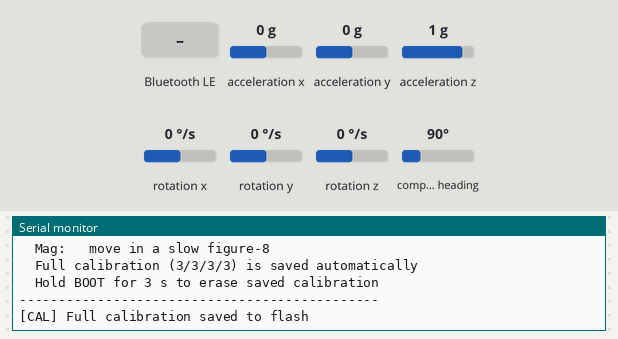
The sketch below on a simulated ESP32. Parts: the last lines printed to the serial monitor. The inputs (shaded band) are chosen by the test bench; at power-on: acceleration x 0 g, acceleration y 0 g, acceleration z 1 g, rotation x 0 °/s, rotation y 0 °/s, rotation z 0 °/s, compass heading 90°. EEPROM starts erased; nothing arrives over Bluetooth unless stated; a phone connects over Bluetooth LE 3 s after start.

Above: at 1.7 s.
1.8 s: Bluetooth LE write "Headband-02" received
At 1.97 s:
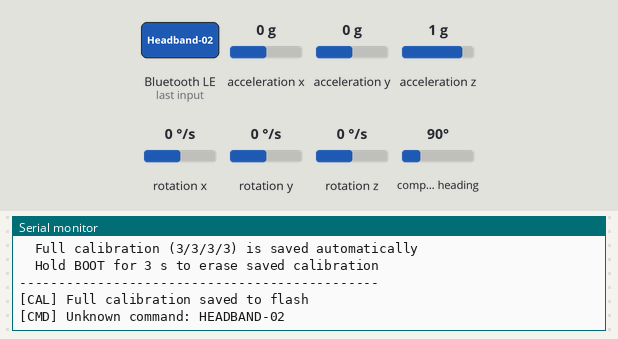
3.5 s: Bluetooth LE write "RECAL" received
At 4.7 s:
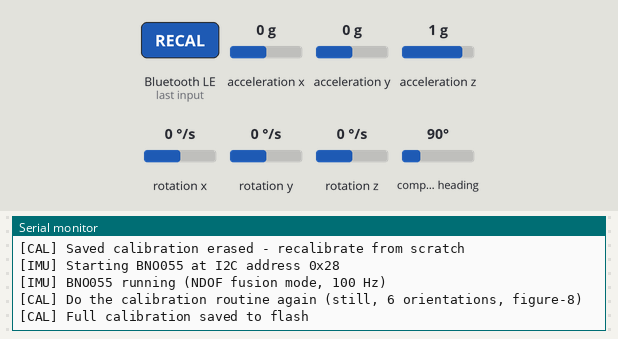
5.0 s: Bluetooth LE write "1" received
At 5.7 s:
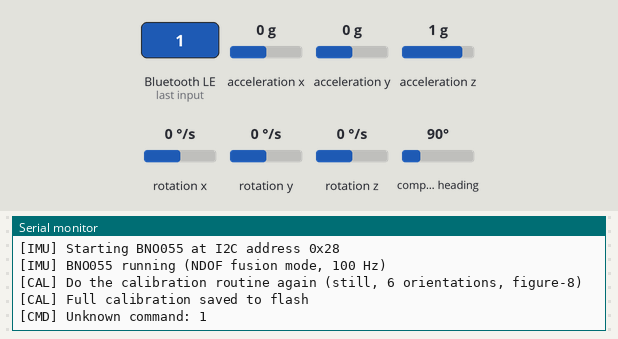

Measured:
- after the input at 1.8 s, the serial monitor: prints a new line at once (image 1)
- after the input at 3.5 s, the serial monitor: prints a new line at once (image 2)
- after the input at 5.0 s, the serial monitor: prints a new line at once (image 3)

The sketch:

HeadImpactMonitor.ino
```cpp
// =============================================================================
// HeadImpactMonitor.ino
// ESP32-SOLO-1 + BNO055 IMU - Head Orientation & Impact Data Streamer
//
// ARDUINO IDE SETUP (do this before uploading):
//   Board:            ESP32-SOLO-1  (NOT "ESP32 Dev Module": that build is
//                     dual-core and the single-core SOLO-1 crashes in a reboot
//                     loop with "app is built with multi-core support")
//   Upload Speed:     921600
//   Flash Frequency:  80MHz
//   Flash Mode:       DIO
//   Flash Size:       4MB (32Mb)
//   Partition Scheme: Default 4MB with spiffs
//   Port:             whichever COM port your ESP32 appears on
//
// REQUIRED LIBRARIES (install via Sketch > Include Library > Manage Libraries):
//   1. Adafruit BNO055          - search "Adafruit BNO055"
//   2. Adafruit Unified Sensor  - search "Adafruit Unified Sensor"
//   3. ESP32 BLE Arduino and Preferences come with the ESP32 board package
//
// WIRING (breadboard):
//   BNO055 VIN  ->  ESP32 3V3       (power - must be 3.3V not 5V)
//   BNO055 GND  ->  ESP32 GND       (ground)
//   BNO055 SDA  ->  ESP32 GPIO 21   (I2C data)
//   BNO055 SCL  ->  ESP32 GPIO 22   (I2C clock)
//   BNO055 ADR  ->  ESP32 GND       (sets I2C address to 0x28)
//   BNO055 INT, RST, PS0, PS1 -> not connected
//
// HOW TO UPLOAD:
//   1. Connect ESP32 to PC via USB (data cable, not charge-only)
//   2. Select the COM port that appears in Tools > Port
//   3. Click Upload. If it does not connect, hold BOOT and release it once
//      "Connecting..." appears in the console
//   4. Press EN (reset) and open Serial Monitor at 115200 baud
//
// CALIBRATION:
//   Serial Monitor shows Sys/Gyro/Accel/Mag calibration, each 0 (none) to 3 (full).
//   - Gyroscope:     hold the headband completely still for ~2 seconds
//   - Accelerometer: hold it in 6 different orientations, a moment each
//   - Magnetometer:  move it slowly in a figure-8
//   Once all four reach 3, the offsets are SAVED to the ESP32's flash and
//   restored on every power-up, so later sessions only need a short figure-8
//   for the magnetometer. To erase the saved calibration, hold the BOOT
//   button for 3 seconds while the sketch is running.
//
// PLAYER ID:
//   Set PLAYER_ID below before flashing each headband. The Python receiver
//   reads it on connect and writes it into every CSV row.
//
// BLE CHARACTERISTICS:
//   CHAR_UUID_IMU    NOTIFY  47-byte IMU packet at 100 Hz (format below)
//   CHAR_UUID_PLAYER READ    PLAYER_ID text
//   CHAR_UUID_CMD    WRITE   Text commands from Python:
//                              "RECAL" -> erase saved calibration and restart
//                                         the BNO055 so it recalibrates
//
// BLE DATA FORMAT (47 bytes per notification, little-endian):
//   bytes  0-15 : qw, qx, qy, qz            (float32 x4) orientation quaternion
//   bytes 16-27 : linAccX, linAccY, linAccZ (float32 x3) m/s^2, gravity removed
//   bytes 28-39 : gyroX, gyroY, gyroZ       (float32 x3) deg/s
//   bytes 40-43 : timestamp                 (uint32)  ms since boot
//   bytes 44-45 : sequence                  (uint16)  counts up by 1 per packet
//   byte  46    : calibration               (uint8)   sys<<6 | gyro<<4 | accel<<2 | mag
//   Python unpacks this with struct.unpack("<10fIHB", data)
//   All vectors are in the sensor's own axes; the Python receiver rotates them
//   into head axes after the "tare" (zeroing) step.
//
// KNOWN LIMIT:
//   In NDOF fusion mode the BNO055 accelerometer is fixed at +/-4 g, so impacts
//   stronger than ~4 g are clipped. A high-g accelerometer (e.g. ADXL375) on
//   the same I2C bus is needed to measure real impact peaks.
// =============================================================================

#include <Wire.h>
#include <Preferences.h>
#include <Adafruit_Sensor.h>
#include <Adafruit_BNO055.h>
#include <utility/imumaths.h>
#include <BLEDevice.h>
#include <BLEServer.h>
#include <BLEUtils.h>
#include <BLE2902.h>

// =============================================================================
// CONFIGURATION
// =============================================================================

// BNO055 I2C address: 0x28 with ADR tied to GND (our wiring), 0x29 with ADR high
#define BNO055_I2C_ADDR  0x28

// I2C clock: 400 kHz makes each sensor read about 4x faster than the default
// 100 kHz. If you see "BNO055 not detected" or garbage values, change to 100000.
#define I2C_CLOCK_HZ  400000

// Sampling interval: 10 ms = 100 Hz, the BNO055's maximum fusion output rate
#define SAMPLE_INTERVAL_MS  10

// How often the calibration status is re-read from the BNO055 (ms)
#define CAL_REFRESH_MS  250

// Player / headband identifier, readable by the Python receiver.
// Change it before flashing each headband (e.g. "Headband-02").
#define PLAYER_ID  "Headband-01"

// BLE device name and UUIDs - must match the Python receiver exactly
#define BLE_DEVICE_NAME   "HeadImpactMonitor"
#define SERVICE_UUID      "12345678-1234-1234-1234-123456789abc"
#define CHAR_UUID_IMU     "abcd1234-ab12-ab12-ab12-abcdef123456"
#define CHAR_UUID_PLAYER  "abcd1234-ab12-ab12-ab12-abcdef123457"
#define CHAR_UUID_CMD     "abcd1234-ab12-ab12-ab12-abcdef123458"

// Requested BLE packet size limit (MTU). The default allows only 20 bytes per
// notification; 185 leaves room for the 47-byte packet on any PC.
#define BLE_MTU  185

// Serial Monitor alert threshold in m/s^2 (debug only; Python does the real
// impact detection). 14.7 m/s^2 = 1.5 g of net acceleration.
#define IMPACT_ACCEL_THRESHOLD_MS2  14.7f

// BOOT button (GPIO 0): hold for this long while running to erase saved calibration
#define BOOT_BUTTON_PIN      0
#define CAL_ERASE_HOLD_MS    3000

// Preferences (flash storage) namespace and key for the calibration offsets
#define PREFS_NAMESPACE  "bno055"
#define PREFS_KEY        "offsets"


// =============================================================================
// IMU DATA PACKET STRUCTURE
// #pragma pack(push, 1) removes padding so the byte layout matches the
// Python format string "<10fIHB" exactly (47 bytes).
// =============================================================================
#pragma pack(push, 1)
struct IMUPacket {
    float    qw, qx, qy, qz;          // Quaternion (sensor orientation)
    float    linAccX, linAccY, linAccZ; // Linear acceleration in m/s^2 (gravity removed)
    float    gyroX, gyroY, gyroZ;     // Angular velocity in deg/s
    uint32_t timestamp;               // ms since power-on
    uint16_t sequence;                // Packet counter, lets Python detect dropped packets
    uint8_t  calibration;             // Packed calibration levels (see header)
};
#pragma pack(pop)

// Compile-time check that the packet is exactly 47 bytes
static_assert(sizeof(IMUPacket) == 47, "IMUPacket must be 47 bytes");


// =============================================================================
// GLOBAL OBJECTS AND STATE
// =============================================================================

Adafruit_BNO055 bno = Adafruit_BNO055(55, BNO055_I2C_ADDR);
Preferences     prefs;

BLEServer*         pServer            = nullptr;
BLECharacteristic* pIMUCharacteristic = nullptr;

bool deviceConnected    = false;   // true while the Python client is connected
bool oldDeviceConnected = false;   // previous state, used to detect changes

// Latest calibration levels (0-3 each)
uint8_t calSys = 0, calGyro = 0, calAccel = 0, calMag = 0;

bool     calibrationSavedThisBoot = false; // save offsets at most once per power-up
uint16_t packetSequence           = 0;     // increments with every BLE packet

// Set by the BLE command callback, handled in loop(). Sensor (I2C) work is
// kept out of the BLE callback because that runs inside the Bluetooth task.
volatile bool recalRequested = false;


// =============================================================================
// BLE SERVER CALLBACKS
// Called by the ESP32 BLE stack when the Python client connects or disconnects
// =============================================================================
class ServerCallbacks : public BLEServerCallbacks {
    void onConnect(BLEServer* server) override {
        deviceConnected = true;
        Serial.println("[BLE] Client connected - streaming started");
    }

    void onDisconnect(BLEServer* server) override {
        deviceConnected = false;
        Serial.println("[BLE] Client disconnected - restarting advertising");
    }
};

// Receives text commands written by the Python receiver
class CommandCallbacks : public BLECharacteristicCallbacks {
    void onWrite(BLECharacteristic* characteristic) override {
        // getValue() returns std::string on ESP32 core 2.x and String on 3.x;
        // c_str() works for both
        String command = String(characteristic->getValue().c_str());
        command.trim();
        command.toUpperCase();
        if (command == "RECAL") {
            recalRequested = true;   // handled in loop()
        } else {
            Serial.print("[CMD] Unknown command: ");
            Serial.println(command);
        }
    }
};


// =============================================================================
// CALIBRATION STORAGE
// =============================================================================

// Loads saved offsets from flash into the BNO055, if any were saved before.
// Must run after bno.begin(); the library switches to config mode internally.
void restoreCalibration() {
    prefs.begin(PREFS_NAMESPACE, true);  // true = read-only
    if (prefs.getBytesLength(PREFS_KEY) == sizeof(adafruit_bno055_offsets_t)) {
        adafruit_bno055_offsets_t offsets;
        prefs.getBytes(PREFS_KEY, &offsets, sizeof(offsets));
        bno.setSensorOffsets(offsets);
        Serial.println("[CAL] Saved calibration restored from flash");
        Serial.println("      Move the headband in a short figure-8 to settle the magnetometer");
    } else {
        Serial.println("[CAL] No saved calibration yet - do the full calibration routine");
    }
    prefs.end();
}

// Saves the current offsets to flash. getSensorOffsets() only succeeds when
// the sensor reports full calibration, so partial offsets are never stored.
void saveCalibration() {
    adafruit_bno055_offsets_t offsets;
    if (bno.getSensorOffsets(offsets)) {
        prefs.begin(PREFS_NAMESPACE, false);  // false = read/write
        prefs.putBytes(PREFS_KEY, &offsets, sizeof(offsets));
        prefs.end();
        calibrationSavedThisBoot = true;
        Serial.println("[CAL] Full calibration saved to flash");
    }
}

// Erases the saved offsets (triggered by holding the BOOT button)
void eraseCalibration() {
    prefs.begin(PREFS_NAMESPACE, false);
    prefs.remove(PREFS_KEY);
    prefs.end();
    calibrationSavedThisBoot = false;
    Serial.println("[CAL] Saved calibration erased - recalibrate from scratch");
}

// Starts (or restarts) the BNO055 in NDOF fusion mode.
// restoreSaved = true loads the calibration saved in flash.
bool startSensor(bool restoreSaved) {
    Serial.print("[IMU] Starting BNO055 at I2C address 0x");
    Serial.println(BNO055_I2C_ADDR, HEX);

    if (!bno.begin()) {   // begin() also starts the I2C bus and resets fusion
        Serial.println("[ERROR] BNO055 not detected. Check wiring:");
        Serial.println("        VIN -> 3V3, GND -> GND");
        Serial.println("        SDA -> GPIO 21, SCL -> GPIO 22");
        Serial.println("        ADR -> GND (for address 0x28)");
        return false;
    }
    Wire.setClock(I2C_CLOCK_HZ);  // Faster reads once the sensor is found
    Serial.println("[IMU] BNO055 running (NDOF fusion mode, 100 Hz)");

    // Restore saved calibration before switching on the external crystal
    if (restoreSaved) {
        restoreCalibration();
    }
    bno.setExtCrystalUse(true);  // More accurate timing for the fusion algorithm
    return true;
}

// Handles the "RECAL" command: forget saved calibration and restart the sensor
// so all calibration levels start again from 0
void recalibrateSensor() {
    Serial.println("[CMD] RECAL received - restarting the BNO055");
    eraseCalibration();
    if (!startSensor(false)) {
        Serial.println("[ERROR] BNO055 did not restart - check wiring, then press EN");
    }
    calSys = calGyro = calAccel = calMag = 0;
    Serial.println("[CAL] Do the calibration routine again (still, 6 orientations, figure-8)");
}

// Reads the four calibration levels from the BNO055
void refreshCalibration() {
    bno.getCalibration(&calSys, &calGyro, &calAccel, &calMag);
}

// Packs the four 0-3 levels into one byte: sys<<6 | gyro<<4 | accel<<2 | mag
uint8_t packedCalibration() {
    return (uint8_t)(((calSys & 0x3) << 6) | ((calGyro & 0x3) << 4) |
                     ((calAccel & 0x3) << 2) | (calMag & 0x3));
}


// =============================================================================
// SETUP - Runs once on power-on or after pressing EN
// =============================================================================
void setup() {
    Serial.begin(115200);
    delay(500);
    Serial.println();
    Serial.println("==============================================");
    Serial.println("  HeadImpactMonitor - ESP32-SOLO-1 + BNO055");
    Serial.println("==============================================");

    pinMode(BOOT_BUTTON_PIN, INPUT_PULLUP);  // BOOT button reads LOW when pressed

    // --- BNO055 over I2C (GPIO 21 = SDA, GPIO 22 = SCL) ---
    if (!startSensor(true)) {
        Serial.println("  Halting. Fix wiring and press EN to retry.");
        while (true) {
            delay(1000);
        }
    }

    // --- BLE ---
    BLEDevice::init(BLE_DEVICE_NAME);
    BLEDevice::setMTU(BLE_MTU);  // Allow packets larger than the 20-byte default

    pServer = BLEDevice::createServer();
    pServer->setCallbacks(new ServerCallbacks());

    BLEService* pService = pServer->createService(SERVICE_UUID);

    // NOTIFY: the ESP32 pushes each packet without the PC having to ask
    pIMUCharacteristic = pService->createCharacteristic(
        CHAR_UUID_IMU,
        BLECharacteristic::PROPERTY_NOTIFY
    );
    pIMUCharacteristic->addDescriptor(new BLE2902());  // Lets the client subscribe

    // READ: headband identifier for the Python receiver
    BLECharacteristic* pPlayerCharacteristic = pService->createCharacteristic(
        CHAR_UUID_PLAYER,
        BLECharacteristic::PROPERTY_READ
    );
    pPlayerCharacteristic->setValue((uint8_t*)PLAYER_ID, strlen(PLAYER_ID));

    // WRITE: text commands from the Python receiver (e.g. "RECAL")
    BLECharacteristic* pCommandCharacteristic = pService->createCharacteristic(
        CHAR_UUID_CMD,
        BLECharacteristic::PROPERTY_WRITE
    );
    pCommandCharacteristic->setCallbacks(new CommandCallbacks());

    pService->start();

    BLEAdvertising* pAdvertising = BLEDevice::getAdvertising();
    pAdvertising->addServiceUUID(SERVICE_UUID);
    pAdvertising->setScanResponse(true);
    BLEDevice::startAdvertising();

    Serial.print("[BLE] Advertising as ");
    Serial.print(BLE_DEVICE_NAME);
    Serial.print("  (player ID: ");
    Serial.print(PLAYER_ID);
    Serial.println(")");
    Serial.println();
    Serial.println("----------------------------------------------");
    Serial.println("  CALIBRATION");
    Serial.println("  Gyro:  hold completely still for 2 seconds");
    Serial.println("  Accel: hold in 6 different orientations");
    Serial.println("  Mag:   move in a slow figure-8");
    Serial.println("  Full calibration (3/3/3/3) is saved automatically");
    Serial.println("  Hold BOOT for 3 s to erase saved calibration");
    Serial.println("----------------------------------------------");
    Serial.println();
}


// =============================================================================
// LOOP
// =============================================================================
void loop() {
    static uint32_t lastSampleTime   = 0;
    static uint32_t lastCalRefresh   = 0;
    static uint32_t lastCalPrintTime = 0;
    static uint32_t bootPressedSince = 0;

    uint32_t now = millis();

    // --- BLE reconnection: restart advertising after the client leaves ---
    if (!deviceConnected && oldDeviceConnected) {
        delay(500);  // Give the BLE stack time to clean up
        pServer->startAdvertising();
        oldDeviceConnected = false;
        Serial.println("[BLE] Advertising restarted - waiting for reconnection");
    }
    if (deviceConnected && !oldDeviceConnected) {
        oldDeviceConnected = true;
        packetSequence = 0;  // Restart the counter for each connection
    }

    // --- "RECAL" command from the Python receiver ---
    if (recalRequested) {
        recalRequested = false;
        recalibrateSensor();
        calibrationSavedThisBoot = false;   // allow saving the new calibration
    }

    // --- BOOT button held for 3 s: erase saved calibration ---
    if (digitalRead(BOOT_BUTTON_PIN) == LOW) {
        if (bootPressedSince == 0) {
            bootPressedSince = now;
        } else if (now - bootPressedSince >= CAL_ERASE_HOLD_MS) {
            eraseCalibration();
            bootPressedSince = 0;
            while (digitalRead(BOOT_BUTTON_PIN) == LOW) {
                delay(10);  // Wait for release so it erases only once
            }
        }
    } else {
        bootPressedSince = 0;
    }

    // --- Calibration: refresh levels and save once fully calibrated ---
    if (now - lastCalRefresh >= CAL_REFRESH_MS) {
        lastCalRefresh = now;
        refreshCalibration();
        if (!calibrationSavedThisBoot && calSys == 3 && calGyro == 3 &&
            calAccel == 3 && calMag == 3) {
            saveCalibration();
        }
    }

    // Print calibration every 2 s while waiting for the Python client
    if (!deviceConnected && (now - lastCalPrintTime >= 2000)) {
        lastCalPrintTime = now;
        Serial.printf("[CAL] Sys:%u  Gyro:%u  Accel:%u  Mag:%u", calSys, calGyro, calAccel, calMag);
        Serial.println((calSys >= 1 && calGyro >= 1)
                           ? "   Ready - run the Python receiver"
                           : "   Still calibrating...");
    }

    // --- Sampling and streaming at 100 Hz while connected ---
    if (deviceConnected && (now - lastSampleTime >= SAMPLE_INTERVAL_MS)) {
        lastSampleTime = now;

        // Orientation from the BNO055's on-chip sensor fusion
        imu::Quaternion quat = bno.getQuat();
        // Acceleration with gravity removed (m/s^2), in sensor axes
        imu::Vector<3> linAccel = bno.getVector(Adafruit_BNO055::VECTOR_LINEARACCEL);
        // Angular velocity (deg/s), in sensor axes
        imu::Vector<3> gyro = bno.getVector(Adafruit_BNO055::VECTOR_GYROSCOPE);

        IMUPacket packet;
        packet.qw          = (float)quat.w();
        packet.qx          = (float)quat.x();
        packet.qy          = (float)quat.y();
        packet.qz          = (float)quat.z();
        packet.linAccX     = (float)linAccel.x();
        packet.linAccY     = (float)linAccel.y();
        packet.linAccZ     = (float)linAccel.z();
        packet.gyroX       = (float)gyro.x();
        packet.gyroY       = (float)gyro.y();
        packet.gyroZ       = (float)gyro.z();
        packet.timestamp   = now;
        packet.sequence    = packetSequence++;
        packet.calibration = packedCalibration();

        pIMUCharacteristic->setValue((uint8_t*)&packet, sizeof(IMUPacket));
        pIMUCharacteristic->notify();

        // Serial alert for strong accelerations (debug only)
        float accelMagnitude = sqrtf(packet.linAccX * packet.linAccX +
                                     packet.linAccY * packet.linAccY +
                                     packet.linAccZ * packet.linAccZ);
        if (accelMagnitude > IMPACT_ACCEL_THRESHOLD_MS2) {
            Serial.printf("[ALERT] %.2f m/s^2 (%.2f g) at t=%lu ms\n",
                          accelMagnitude, accelMagnitude / 9.81f, (unsigned long)now);
        }
    }
}
```
